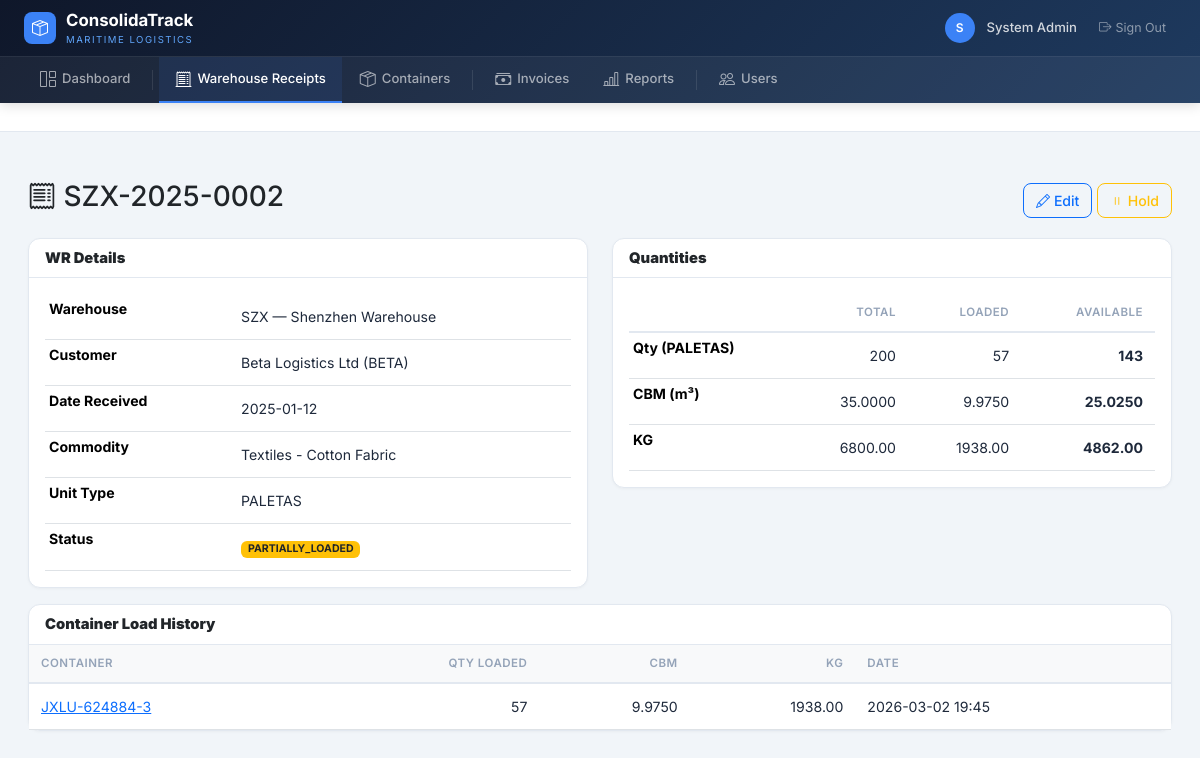
/wr/2 (signed in), run on the app's committed database.
### app/models.py (models this page shows, shortened)
class User(UserMixin, db.Model):
    __tablename__ = "users"
    id = db.Column(db.Integer, primary_key=True)
    email = db.Column(db.String(200), unique=True, nullable=False)
    password_hash = db.Column(db.String(256), nullable=False)
    full_name = db.Column(db.String(200), nullable=False)
    is_active = db.Column(db.Boolean, default=True)
    created_at = db.Column(db.DateTime, default=_utcnow)
    roles = db.relationship("Role", secondary=user_roles, backref="users")
    def has_role(self, role_name: str) -> bool:
        return any(r.name == role_name for r in self.roles)

class WarehouseReceipt(db.Model):
    __tablename__ = "warehouse_receipts"
    id = db.Column(db.Integer, primary_key=True)
    warehouse_id = db.Column(db.Integer, db.ForeignKey("warehouses.id"), nullable=False)
    customer_id = db.Column(db.Integer, db.ForeignKey("customers.id"), nullable=False)
    wr_number = db.Column(db.String(30), unique=True, nullable=False)
    date_received = db.Column(db.Date, nullable=False)
    commodity = db.Column(db.String(300), nullable=False)
    qty_total = db.Column(db.Integer, nullable=False)
    qty_unit_type = db.Column(db.Enum(QtyUnitType), nullable=False)
    cbm_total = db.Column(db.Numeric(10, 4), nullable=False)  # m³, 4 decimals
    kg_total = db.Column(db.Numeric(10, 2), nullable=False)   # kg, 2 decimals
    notes = db.Column(db.Text)
    status = db.Column(db.Enum(WRStatus), nullable=False, default=WRStatus.RECEIVED)
    created_at = db.Column(db.DateTime, default=_utcnow)
    updated_at = db.Column(db.DateTime, default=_utcnow, onupdate=_utcnow)
    load_lines = db.relationship("ContainerLoadLine", backref="warehouse_receipt", lazy="dynamic")
    photos = db.relationship("WRPhoto", backref="warehouse_receipt", lazy="dynamic",
                              cascade="all, delete-orphan", order_by="WRPhoto.uploaded_at.desc()")
    __table_args__ = (
        db.Index("ix_wr_warehouse_status", "warehouse_id", "status"),
        db.Index("ix_wr_customer", "customer_id"),
        db.Index("ix_wr_date", "date_received"),
    )
    @property
    def qty_loaded(self) -> int:
        result = (
            db.session.query(db.func.coalesce(db.func.sum(ContainerLoadLine.qty_loaded), 0))
            .filter(ContainerLoadLine.wr_id == self.id)
            .scalar()
        )
        return int(result)
    @property
    def qty_available(self) -> int:
        return self.qty_total - self.qty_loaded
    @property
    def cbm_loaded(self):
        result = (
            db.session.query(db.func.coalesce(db.func.sum(ContainerLoadLine.cbm_loaded), 0))
            .filter(ContainerLoadLine.wr_id == self.id)
            .scalar()
        )
        return Decimal(str(result))
    @property
    def cbm_available(self):
        return Decimal(str(self.cbm_total)) - self.cbm_loaded
    @property
    def kg_loaded(self):
        result = (
            db.session.query(db.func.coalesce(db.func.sum(ContainerLoadLine.kg_loaded), 0))
            .filter(ContainerLoadLine.wr_id == self.id)
            .scalar()
        )
        return Decimal(str(result))
    @property
    def kg_available(self):
        return Decimal(str(self.kg_total)) - self.kg_loaded

class Warehouse(db.Model):
    __tablename__ = "warehouses"
    id = db.Column(db.Integer, primary_key=True)
    code = db.Column(db.String(10), unique=True, nullable=False)  # SZX, MIA
    name = db.Column(db.String(100), nullable=False)
    city = db.Column(db.String(100))
    country = db.Column(db.String(100))
    is_active = db.Column(db.Boolean, default=True)
    created_at = db.Column(db.DateTime, default=_utcnow)
    warehouse_receipts = db.relationship("WarehouseReceipt", backref="warehouse", lazy="dynamic")
    containers = db.relationship("Container", backref="warehouse", lazy="dynamic")

class Customer(db.Model):
    __tablename__ = "customers"
    id = db.Column(db.Integer, primary_key=True)
    name = db.Column(db.String(200), nullable=False)
    code = db.Column(db.String(20), unique=True, nullable=False)
    email = db.Column(db.String(200))
    phone = db.Column(db.String(50))
    address = db.Column(db.Text)
    is_active = db.Column(db.Boolean, default=True)
    created_at = db.Column(db.DateTime, default=_utcnow)
    warehouse_receipts = db.relationship("WarehouseReceipt", backref="customer", lazy="dynamic")

class ContainerLoadLine(db.Model):
    __tablename__ = "container_load_lines"
    id = db.Column(db.Integer, primary_key=True)
    container_id = db.Column(db.Integer, db.ForeignKey("containers.id"), nullable=False)
    wr_id = db.Column(db.Integer, db.ForeignKey("warehouse_receipts.id"), nullable=False)
    qty_loaded = db.Column(db.Integer, nullable=False)
    cbm_loaded = db.Column(db.Numeric(10, 4), nullable=False)
    kg_loaded = db.Column(db.Numeric(10, 2), nullable=False)
    loaded_at = db.Column(db.DateTime, default=_utcnow)
    notes = db.Column(db.Text)
    __table_args__ = (
        db.UniqueConstraint("container_id", "wr_id", name="uq_container_wr"),
        db.Index("ix_loadline_wr", "wr_id"),
        db.CheckConstraint("qty_loaded > 0", name="ck_qty_positive"),
        db.CheckConstraint("cbm_loaded >= 0", name="ck_cbm_nonneg"),
        db.CheckConstraint("kg_loaded >= 0", name="ck_kg_nonneg"),
    )

class Container(db.Model):
    __tablename__ = "containers"
    id = db.Column(db.Integer, primary_key=True)
    warehouse_id = db.Column(db.Integer, db.ForeignKey("warehouses.id"), nullable=False)
    container_number = db.Column(db.String(20))  # may be TBD at PLANNED stage
    container_type = db.Column(db.String(10))     # 20, 40, 40HQ
    booking_number = db.Column(db.String(50))
    carrier = db.Column(db.String(100))           # shipping line / naviera
    forwarder = db.Column(db.String(100))
    pol = db.Column(db.String(100))               # Port of Loading
    pod = db.Column(db.String(100))               # Port of Discharge
    etd = db.Column(db.Date)                      # Estimated Time of Departure
    eta = db.Column(db.Date)                      # Estimated Time of Arrival
    status = db.Column(db.Enum(ContainerStatus), nullable=False, default=ContainerStatus.PLANNED)
    notes = db.Column(db.Text)
    created_at = db.Column(db.DateTime, default=_utcnow)
    updated_at = db.Column(db.DateTime, default=_utcnow, onupdate=_utcnow)
    load_lines = db.relationship("ContainerLoadLine", backref="container", lazy="dynamic",
                                  cascade="all, delete-orphan")
    events = db.relationship("ContainerEvent", backref="container", lazy="dynamic",
                              order_by="ContainerEvent.event_time")
    tracking_points = db.relationship("ContainerTrackingPoint", backref="container",
                                       lazy="dynamic", order_by="ContainerTrackingPoint.timestamp")
    freight_invoices = db.relationship("FreightInvoice", backref="container", lazy="dynamic")
    photos = db.relationship("ContainerPhoto", backref="container", lazy="dynamic",
                              cascade="all, delete-orphan", order_by="ContainerPhoto.uploaded_at.desc()")
    checklist = db.relationship("ContainerCheckItem", backref="container", lazy="dynamic",
                                 cascade="all, delete-orphan", order_by="ContainerCheckItem.sort_order")
    __table_args__ = (
        db.Index("ix_container_status", "status"),
        db.Index("ix_container_warehouse", "warehouse_id"),
    )
    VALID_TRANSITIONS = {
        ContainerStatus.PLANNED: [ContainerStatus.LOADING],
        ContainerStatus.LOADING: [ContainerStatus.CLOSED],
        ContainerStatus.CLOSED: [ContainerStatus.SHIPPED],
        ContainerStatus.SHIPPED: [ContainerStatus.ARRIVED],
        ContainerStatus.ARRIVED: [ContainerStatus.UNLOADED],
    }

### app/blueprints/wr/__init__.py (the view)
@wr_bp.route("/<int:wr_id>")
@login_required
def wr_detail(wr_id):
    wr = db.session.get(WarehouseReceipt, wr_id)
    if not wr:
        flash("WR not found.", "warning")
        return redirect(url_for("wr.wr_list"))
    load_lines = wr.load_lines.all()
    return render_template("wr/detail.html", wr=wr, load_lines=load_lines)

### app/templates/wr/detail.html (shortened to what this page needs)
{% extends "base.html" %}
{% block content %}
<div class="d-flex justify-content-between align-items-center mb-3">
  <h3><i class="bi bi-receipt"></i> {{ wr.wr_number }}</h3>
  <div>
    {% if wr.status.value not in ['LOADED','CANCELLED'] %}
    <a href="{{ url_for('wr.wr_edit', wr_id=wr.id) }}" class="btn btn-outline-primary"><i class="bi bi-pencil"></i> Edit</a>
    <form method="post" action="{{ url_for('wr.wr_hold', wr_id=wr.id) }}" class="d-inline">
      <button class="btn btn-outline-{% if wr.status.value == 'HOLD' %}success{% else %}warning{% endif %}">
        {% if wr.status.value == 'HOLD' %}<i class="bi bi-play"></i> Release{% else %}<i class="bi bi-pause"></i> Hold{% endif %}
      </button>
    </form>
    {% endif %}
  </div>
</div>
<div class="row">
  <div class="col-md-6">
    <div class="card mb-3">
      <div class="card-header"><strong>WR Details</strong></div>
      <div class="card-body">
        <table class="table table-sm mb-0">
          <tr><th style="width:35%">Warehouse</th><td>{{ wr.warehouse.code }} — {{ wr.warehouse.name }}</td></tr>
          <tr><th>Customer</th><td>{{ wr.customer.name }} ({{ wr.customer.code }})</td></tr>
          <tr><th>Date Received</th><td>{{ wr.date_received }}</td></tr>
          <tr><th>Commodity</th><td>{{ wr.commodity }}</td></tr>
          <tr><th>Unit Type</th><td>{{ wr.qty_unit_type.value }}</td></tr>
          <tr>
            <th>Status</th>
            <td>
              <span class="badge bg-{% if wr.status.value == 'RECEIVED' %}success{% elif wr.status.value == 'PARTIALLY_LOADED' %}warning text-dark{% elif wr.status.value == 'LOADED' %}primary{% elif wr.status.value == 'HOLD' %}danger{% else %}secondary{% endif %}">
                {{ wr.status.value }}
              </span>
            </td>
          </tr>
        </table>
      </div>
    </div>
  </div>
  <div class="col-md-6">
    <div class="card mb-3">
      <div class="card-header"><strong>Quantities</strong></div>
      <div class="card-body">
        <table class="table table-sm mb-0">
          <thead><tr><th></th><th class="text-end">Total</th><th class="text-end">Loaded</th><th class="text-end">Available</th></tr></thead>
          <tbody>
            <tr>
              <th>Qty ({{ wr.qty_unit_type.value }})</th>
              <td class="text-end">{{ wr.qty_total }}</td>
              <td class="text-end">{{ wr.qty_loaded }}</td>
              <td class="text-end fw-bold">{{ wr.qty_available }}</td>
            </tr>
            <tr>
              <th>CBM (m³)</th>
              <td class="text-end">{{ "%.4f"|format(wr.cbm_total) }}</td>
              <td class="text-end">{{ "%.4f"|format(wr.cbm_loaded) }}</td>
              <td class="text-end fw-bold">{{ "%.4f"|format(wr.cbm_available) }}</td>
            </tr>
            <tr>
              <th>KG</th>
              <td class="text-end">{{ "%.2f"|format(wr.kg_total) }}</td>
              <td class="text-end">{{ "%.2f"|format(wr.kg_loaded) }}</td>
              <td class="text-end fw-bold">{{ "%.2f"|format(wr.kg_available) }}</td>
            </tr>
          </tbody>
        </table>
      </div>
    </div>
  </div>
</div>
{% if load_lines %}
<div class="card">
  <div class="card-header"><strong>Container Load History</strong></div>
  <div class="card-body p-0">
    <table class="table table-sm mb-0">
      <thead class="table-light">
        <tr><th>Container</th><th class="text-end">Qty Loaded</th><th class="text-end">CBM</th><th class="text-end">KG</th><th>Date</th></tr>
      </thead>
      <tbody>
        {% for line in load_lines %}
        <tr>
          <td><a href="{{ url_for('containers.container_detail', container_id=line.container.id) }}">{{ line.container.container_number or line.container.id }}</a></td>
          <td class="text-end">{{ line.qty_loaded }}</td>
          <td class="text-end">{{ "%.4f"|format(line.cbm_loaded) }}</td>
          <td class="text-end">{{ "%.2f"|format(line.kg_loaded) }}</td>
          <td>{{ line.loaded_at.strftime('%Y-%m-%d %H:%M') if line.loaded_at else '-' }}</td>
        </tr>
        {% endfor %}
      </tbody>
    </table>
  </div>
</div>
{% endif %}
{% endblock %}

### app/templates/base.html (shortened to what this page needs)
<!DOCTYPE html>
<html lang="en">
<head>
  <link href="https://cdn.jsdelivr.net/npm/bootstrap@5.3.3/dist/css/bootstrap.min.css" rel="stylesheet">
  <link href="https://cdn.jsdelivr.net/npm/bootstrap-icons@1.11.3/font/bootstrap-icons.min.css" rel="stylesheet">
</head>
<body>
  {% if current_user.is_authenticated %}
  <nav class="main-navbar">
    <div class="navbar-top">
      <div style="display:flex;align-items:center;gap:16px">
        <a href="{{ url_for('dashboard') }}" class="navbar-brand-area">
          <div class="logo-icon"><i class="bi bi-box-seam"></i></div>
          <div>
            <div class="brand-name">ConsolidaTrack</div>
            <div class="brand-sub">Maritime Logistics</div>
          </div>
        </a>
      </div>
      <div class="navbar-user">
        <div class="user-avatar">{{ current_user.full_name[0] }}</div>
        <span class="user-name">{{ current_user.full_name }}</span>
        <a href="{{ url_for('auth.logout') }}" class="btn-logout"><i class="bi bi-box-arrow-right me-1"></i>Sign Out</a>
      </div>
    </div>
    <div class="nav-links-bar" id="navLinks">
      <a href="{{ url_for('dashboard') }}" class="nav-link-item {% if request.endpoint == 'dashboard' %}active{% endif %}">
        <i class="bi bi-grid-1x2"></i> Dashboard
      </a>
      <a href="{{ url_for('wr.wr_list') }}" class="nav-link-item {% if request.blueprint == 'wr' %}active{% endif %}">
        <i class="bi bi-receipt-cutoff"></i> Warehouse Receipts
      </a>
      <a href="{{ url_for('containers.container_list') }}" class="nav-link-item {% if request.blueprint == 'containers' %}active{% endif %}">
        <i class="bi bi-box-seam"></i> Containers
      </a>
      <a href="{{ url_for('finance.invoice_list') }}" class="nav-link-item {% if request.blueprint == 'finance' %}active{% endif %}">
        <i class="bi bi-cash-stack"></i> Invoices
      </a>
      <a href="{{ url_for('reports.report_index') }}" class="nav-link-item {% if request.blueprint == 'reports' %}active{% endif %}">
        <i class="bi bi-bar-chart-line"></i> Reports
      </a>
      {% if current_user.has_role('admin') %}
      <a href="{{ url_for('auth.user_list') }}" class="nav-link-item {% if request.blueprint == 'auth' and request.endpoint != 'auth.login' %}active{% endif %}">
        <i class="bi bi-people"></i> Users
      </a>
      {% endif %}
    </div>
  </nav>
  <div class="page-header">
  </div>
  <div class="content-area pb-0">
  </div>
  <div class="content-area">{% block content %}{% endblock %}</div>
  {% else %}
  <div style="min-height:100vh;background:linear-gradient(135deg,#0f172a,#1e3a5f);display:flex;align-items:center;justify-content:center">
    {% block content_unauth %}{% endblock %}
  </div>
  {% endif %}
</body>
</html>

### data on the page
User: full_name "S", full_name "System Admin"
WarehouseReceipt: wr_number "SZX-2025-0002", date_received "2025-01-12", commodity "Textiles - Cotton Fabric", qty_unit_type.value "PALETAS", status.value "PARTIALLY_LOADED", qty_total "200", qty_available "143", cbm_total "35.0000", cbm_available "25.0250", kg_total "6800.00", kg_available "4862.00"
Warehouse: warehouse.code "SZX", warehouse.name "Shenzhen Warehouse"
Customer: customer.name "Beta Logistics Ltd", customer.code "BETA"
ContainerLoadLine: container "JXLU-624884-3", qty_loaded "57", cbm_loaded "9.9750", kg_loaded "1938.00", loaded_at "2026-03-02 19:45"

### other printed values
{{ wr.qty_loaded }} "57"
{{ "%.4f"|format(wr.cbm_loaded) }} "9.9750"
{{ "%.2f"|format(wr.kg_loaded) }} "1938.00"
